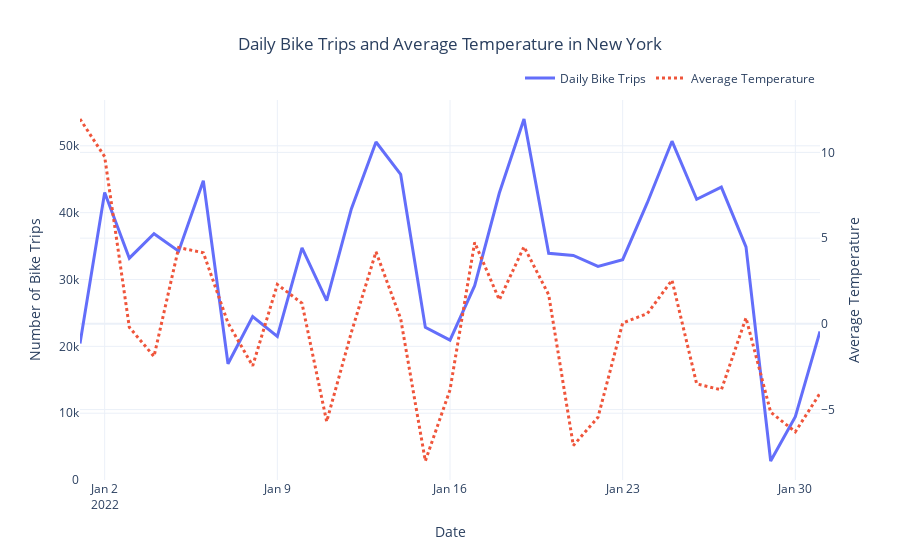

Notebook code cell kept with this figure:
### Markdown cell above
### 3. Create a Dual axis line chart

### Code cell
import pandas as pd
import plotly.graph_objects as go

# -----------------------------
# 1) Define correct columns
# -----------------------------
DATE_COL = "date"
TMAX_COL = "TMAX"
TMIN_COL = "TMIN"

# -----------------------------
# 2) Ensure correct data types
# -----------------------------
df[DATE_COL] = pd.to_datetime(df[DATE_COL], errors="coerce")
df[TMAX_COL] = pd.to_numeric(df[TMAX_COL], errors="coerce")
df[TMIN_COL] = pd.to_numeric(df[TMIN_COL], errors="coerce")

# -----------------------------
# 3) Create average temperature
# -----------------------------
df["avg_temp"] = (df[TMAX_COL] + df[TMIN_COL]) / 2

# Remove rows with missing values
df_clean = df.dropna(subset=[DATE_COL, "avg_temp"]).copy()

# -----------------------------
# 4) Aggregate per day
# -----------------------------
daily_trips = (
    df_clean.groupby(DATE_COL)
            .size()
            .reset_index(name="trip_count")
)

daily_temp = (
    df_clean.groupby(DATE_COL)["avg_temp"]
            .mean()
            .reset_index(name="avg_temp")
)

daily = pd.merge(daily_trips, daily_temp, on=DATE_COL).sort_values(DATE_COL)

# -----------------------------
# 5) Dual-axis Plotly line chart
# -----------------------------
fig = go.Figure()

# Bike trips (left axis)
fig.add_trace(
    go.Scatter(
        x=daily[DATE_COL].to_numpy(),
        y=daily["trip_count"],
        name="Daily Bike Trips",
        mode="lines",
        line=dict(width=3),
        yaxis="y1",
        hovertemplate="Date: %{x|%Y-%m-%d}<br>Trips: %{y:,}<extra></extra>"
    )
)

# Temperature (right axis)
fig.add_trace(
    go.Scatter(
        x=daily[DATE_COL].to_numpy(),
        y=daily["avg_temp"],
        name="Average Temperature",
        mode="lines",
        line=dict(width=3, dash="dot"),
        yaxis="y2",
        hovertemplate="Date: %{x|%Y-%m-%d}<br>Avg Temp: %{y:.1f}<extra></extra>"
    )
)

fig.update_layout(
    title="Daily Bike Trips and Average Temperature in New York",
    title_x=0.5,
    template="plotly_white",
    height=600,
    hovermode="x unified",
    xaxis=dict(title="Date"),
    yaxis=dict(title="Number of Bike Trips"),
    yaxis2=dict(
        title="Average Temperature",
        overlaying="y",
        side="right"
    ),
    legend=dict(
        orientation="h",
        yanchor="bottom",
        y=1.02,
        xanchor="right",
        x=1
    )
)

fig.show()

### Figure 1 — Plotly figure (JSON) as saved in the notebook; plotly's stock layout.template omitted (floating-point values rounded to 4 significant figures)
{"data": [{"hovertemplate": "Date: %{x|%Y-%m-%d}<br>Trips: %{y:,}<extra></extra>", "line": {"width": 3}, "mode": "lines", "name": "Daily Bike Trips", "type": "scatter", "x": ["2022-01-01T00:00:00.000000000", "2022-01-02T00:00:00.000000000", "2022-01-03T00:00:00.000000000", "2022-01-04T00:00:00.000000000", "2022-01-05T00:00:00.000000000", "2022-01-06T00:00:00.000000000", "2022-01-07T00:00:00.000000000", "2022-01-08T00:00:00.000000000", "2022-01-09T00:00:00.000000000", "2022-01-10T00:00:00.000000000", "2022-01-11T00:00:00.000000000", "2022-01-12T00:00:00.000000000", "2022-01-13T00:00:00.000000000", "2022-01-14T00:00:00.000000000", "2022-01-15T00:00:00.000000000", "2022-01-16T00:00:00.000000000", "2022-01-17T00:00:00.000000000", "2022-01-18T00:00:00.000000000", "2022-01-19T00:00:00.000000000", "2022-01-20T00:00:00.000000000", "2022-01-21T00:00:00.000000000", "2022-01-22T00:00:00.000000000", "2022-01-23T00:00:00.000000000", "2022-01-24T00:00:00.000000000", "2022-01-25T00:00:00.000000000", "2022-01-26T00:00:00.000000000", "2022-01-27T00:00:00.000000000", "2022-01-28T00:00:00.000000000", "2022-01-29T00:00:00.000000000", "2022-01-30T00:00:00.000000000", "2022-01-31T00:00:00.000000000"], "y": [20427, 43009, 33189, 36842, 34230, 44787, 17401, 24455, 21479, 34727, 26824, 40568, 50572, 45714, 22839, 20930, 29084, 42935, 54011, 33927, 33598, 31969, 32967, 41488, 50692, 42005, 43830, 34870, 2848, 9485, 22238], "yaxis": "y"}, {"hovertemplate": "Date: %{x|%Y-%m-%d}<br>Avg Temp: %{y:.1f}<extra></extra>", "line": {"dash": "dot", "width": 3}, "mode": "lines", "name": "Average Temperature", "type": "scatter", "x": ["2022-01-01T00:00:00.000000000", "2022-01-02T00:00:00.000000000", "2022-01-03T00:00:00.000000000", "2022-01-04T00:00:00.000000000", "2022-01-05T00:00:00.000000000", "2022-01-06T00:00:00.000000000", "2022-01-07T00:00:00.000000000", "2022-01-08T00:00:00.000000000", "2022-01-09T00:00:00.000000000", "2022-01-10T00:00:00.000000000", "2022-01-11T00:00:00.000000000", "2022-01-12T00:00:00.000000000", "2022-01-13T00:00:00.000000000", "2022-01-14T00:00:00.000000000", "2022-01-15T00:00:00.000000000", "2022-01-16T00:00:00.000000000", "2022-01-17T00:00:00.000000000", "2022-01-18T00:00:00.000000000", "2022-01-19T00:00:00.000000000", "2022-01-20T00:00:00.000000000", "2022-01-21T00:00:00.000000000", "2022-01-22T00:00:00.000000000", "2022-01-23T00:00:00.000000000", "2022-01-24T00:00:00.000000000", "2022-01-25T00:00:00.000000000", "2022-01-26T00:00:00.000000000", "2022-01-27T00:00:00.000000000", "2022-01-28T00:00:00.000000000", "2022-01-29T00:00:00.000000000", "2022-01-30T00:00:00.000000000", "2022-01-31T00:00:00.000000000"], "y": [11.95, 9.75, -0.2, -1.9, 4.45, 4.15, 0.05, -2.45, 2.3, 1.2, -5.7, -0.5, 4.2, 0.3, -8, -3.85, 4.75, 1.4, 4.5, 1.7, -7.1, -5.45, 0.05, 0.6, 2.55, -3.5, -3.85, 0.35, -5.15, -6.3, -4.05], "yaxis": "y2"}], "layout": {"autosize": true, "hovermode": "x unified", "legend": {"orientation": "h", "x": 1, "xanchor": "right", "y": 1.02, "yanchor": "bottom"}, "title": {"text": "Daily Bike Trips and Average Temperature in New York", "x": 0.5}, "xaxis": {"autorange": true, "range": ["2022-01-01", "2022-01-31"], "title": {"text": "Date"}, "type": "date"}, "yaxis": {"autorange": true, "range": [5.611, 56850.0], "title": {"text": "Number of Bike Trips"}, "type": "linear"}, "yaxis2": {"autorange": true, "overlaying": "y", "range": [-9.108, 13.06], "side": "right", "title": {"text": "Average Temperature"}, "type": "linear"}}}
